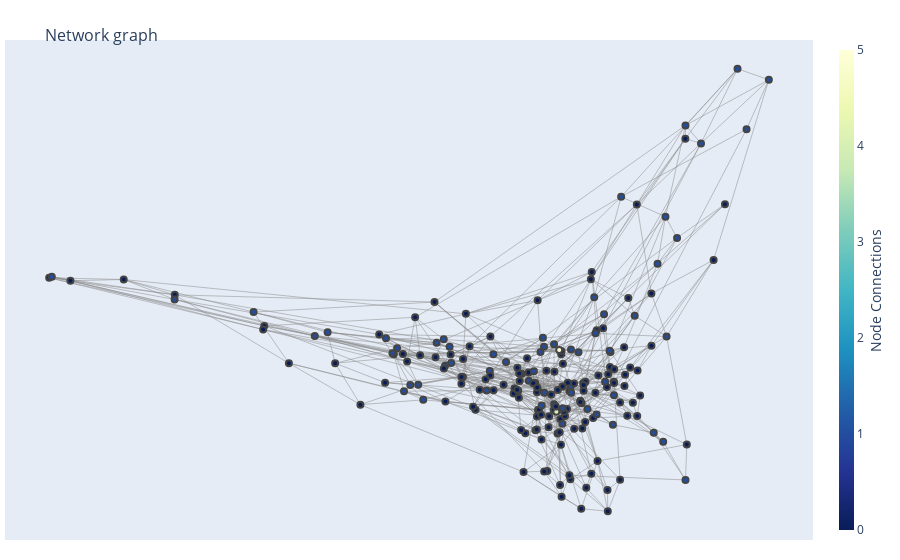

The notebook cell saved with this chart:
### Code cell
from functools import partial

node_one_set = [node for node, cluster in enumerate(cluster_assgm) if cluster == 0]

visualise_cluster_graph(some_graph_simulated, rumor_centers=ext_sources, assignment=cluster_assgm, layout=partial(nx.spectral_layout, center=sources))

### Figure 1 — Plotly figure (JSON) as saved in the notebook; plotly's stock layout.template omitted (floating-point values rounded to 4 significant figures; data arrays with more than 128 entries replaced by an {"elided": "..."} marker saying what was removed)
{"data": [{"hoverinfo": "none", "line": {"color": "#888", "width": 0.5}, "mode": "lines", "type": "scatter", "x": {"elided": "1800 float values"}, "y": {"elided": "1800 float values"}}, {"hoverinfo": "text", "marker": {"color": {"elided": "200 int values"}, "colorbar": {"thickness": 15, "title": {"side": "right", "text": "Node Connections"}, "xanchor": "left"}, "colorscale": [[0.0, "rgb(255,255,217)"], [0.125, "rgb(237,248,177)"], [0.25, "rgb(199,233,180)"], [0.375, "rgb(127,205,187)"], [0.5, "rgb(65,182,196)"], [0.625, "rgb(29,145,192)"], [0.75, "rgb(34,94,168)"], [0.875, "rgb(37,52,148)"], [1.0, "rgb(8,29,88)"]], "line": {"width": 2}, "reversescale": true, "showscale": true}, "mode": "markers", "text": {"elided": "200 str values"}, "type": "scatter", "x": {"elided": "200 float values"}, "y": {"elided": "200 float values"}}], "layout": {"hovermode": "closest", "margin": {"b": 20, "l": 5, "r": 5, "t": 40}, "showlegend": false, "title": {"font": {"size": 16}, "text": "<br>Network graph"}, "xaxis": {"showgrid": false, "showticklabels": false, "zeroline": false}, "yaxis": {"showgrid": false, "showticklabels": false, "zeroline": false}}}
